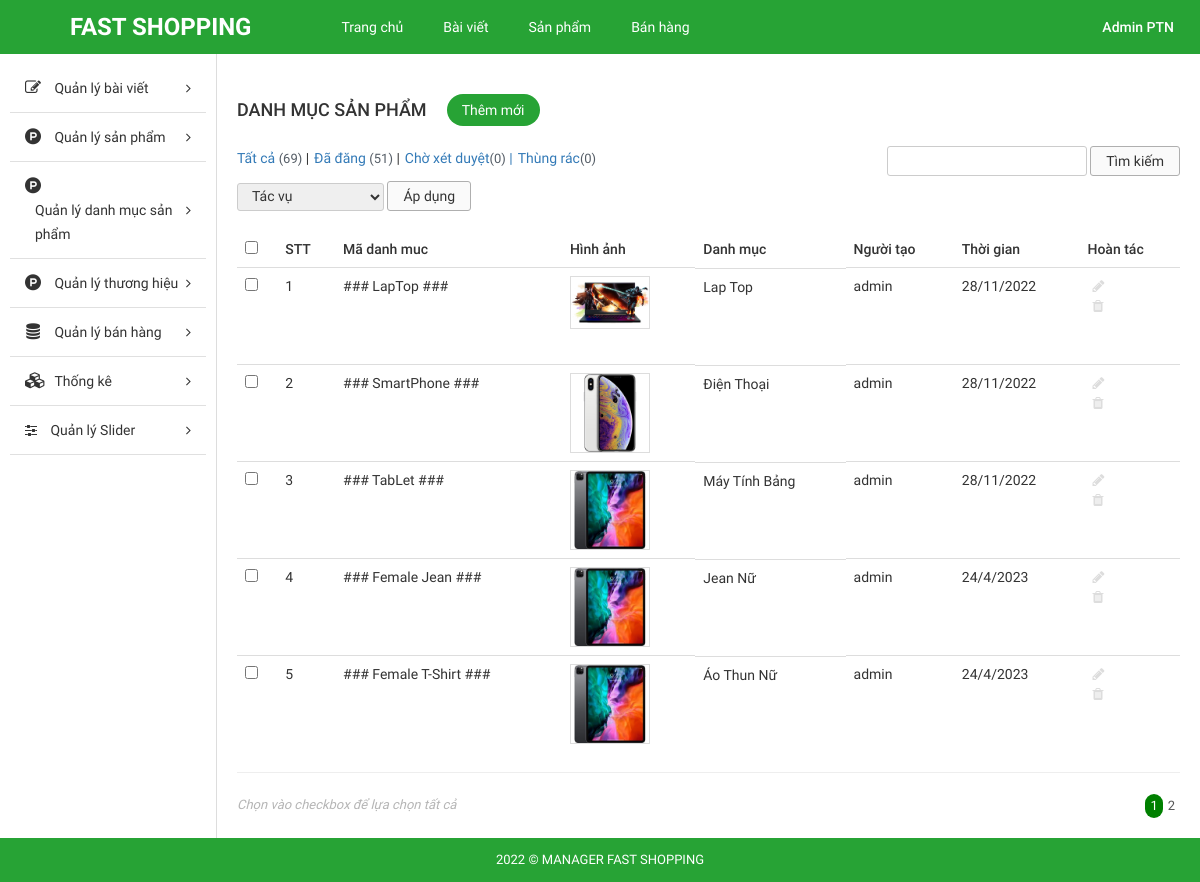
Page /Source_code/admin/index.php?modules=categorys&controllers=index&action=list (signed in) on the committed database.
### tables this page shows
CREATE TABLE `tbl_category` (
  `id` int NOT NULL AUTO_INCREMENT,
  `name` varchar(255) NOT NULL,
  `code` varchar(255) NOT NULL,
  `image` varchar(255) NOT NULL,
  `description` text NOT NULL,
  `create_date` varchar(255) NOT NULL,
  `user` varchar(255) NOT NULL,
  PRIMARY KEY (`id`)
);

### Source_code/admin/libraries/database.php (called while the page is built, shortened)
<?php
function db_query($query_string) {
    global $conn;
    $result = mysqli_query($conn, $query_string);
    return $result;
}
function db_fetch_array($query_string) {
    $result = array();
    $mysqli_result = db_query($query_string);
    while ($row = mysqli_fetch_assoc($mysqli_result)) {
        $result[] = $row;
    }
    return $result;
}

### Source_code/admin/modules/categorys/models/indexModel.php (called while the page is built, shortened)
<?php
function getAll() {
	return db_fetch_array("SELECT * FROM `tbl_category`");
}

### Source_code/admin/modules/categorys/controllers/indexController.php (called while the page is built, shortened)
<?php
function listAction() {
	$data_tmp = getAll();
	if(!empty($_GET['page'])){
		$page = $_GET['page'];
	}else{
		$page =1;
	}
	$numProduct = count($data_tmp);
	$productOnPage = 5;
	$num = ceil($numProduct/$productOnPage);
	$start = ($page - 1) * $productOnPage;
	$res =[];
	for ($i=$start; $i < $start+$productOnPage; $i++) {
		if(isset($data_tmp[$i]))
        $res[] = $data_tmp[$i];
	};
	$data = [$res, $num, $page];
	load_view('list',$data);
}

### Source_code/admin/core/router.php (called while the page is built, shortened)
<?php
$action_name = get_action().'Action';
call_function(array('construct', $action_name));

### Source_code/admin/core/appload.php (called while the page is built, shortened)
<?php
require CONFIGPATH . DIRECTORY_SEPARATOR . 'database.php';
require LIBPATH . DIRECTORY_SEPARATOR . 'database.php';
require COREPATH . DIRECTORY_SEPARATOR . 'base.php';
require COREPATH . DIRECTORY_SEPARATOR . 'router.php';

### Source_code/admin/index.php (called while the page is built, shortened)
<?php
require COREPATH.DIRECTORY_SEPARATOR.'appload.php';

### Source_code/admin/modules/categorys/views/listView.php (the view, shortened to what this page needs)
<div id="main-content-wp" class="list-product-page">
    <div class="wrap clearfix">
        <div id="content" class="fl-right">
            <div class="section" id="title-page">
                <div class="clearfix">
                    <h3 id="index" class="fl-left">Danh Mục Sản Phẩm</h3>
                    <a href="?modules=categorys&controllers=index&action=add" title="" id="add-new" class="fl-left">Thêm mới</a>
                </div>
            </div>
            <div class="section" id="detail-page">
                <div class="section-detail">
                    <div class="filter-wp clearfix">
                        <ul class="post-status fl-left">
                            <li class="all"><a href="">Tất cả <span class="count">(69)</span></a> |</li>
                            <li class="publish"><a href="">Đã đăng <span class="count">(51)</span></a> |</li>
                            <li class="pending"><a href="">Chờ xét duyệt<span class="count">(0)</span> |</a></li>
                            <li class="pending"><a href="">Thùng rác<span class="count">(0)</span></a></li>
                        </ul>
                        <form method="GET" class="form-s fl-right">
                            <input type="text" name="s" id="s">
                            <input type="submit" name="sm_s" value="Tìm kiếm">
                        </form>
                    </div>
                    <div class="actions">
                        <form method="GET" action="" class="form-actions">
                            <select name="actions">
                                <option value="0">Tác vụ</option>
                            </select>
                            <input type="submit" name="sm_action" value="Áp dụng">
                        </form>
                    </div>
                    <div class="table-responsive">
                        <table class="table list-table-wp">
                            <thead>
                                <tr>
                                    <td><input type="checkbox" name="checkAll" id="checkAll"></td>
                                    <td><span class="thead-text">STT</span></td>
                                    <td><span class="thead-text">Mã danh muc</span></td>
                                    <td><span class="thead-text">Hình ảnh</span></td>
                                    <td><span class="thead-text">Danh mục</span></td>
                                    <td><span class="thead-text">Người tạo</span></td>
                                    <td><span class="thead-text">Thời gian</span></td>
                                    <td><span class="thead-text">Hoàn tác</span></td>
                                </tr>
                            </thead>
                            <tbody>
                                <?php $i=0; if(!empty($data['0'])) foreach ($data['0'] as $key => $value) { $i++;?>
                                <tr>
                                    <td><input type="checkbox" name="checkItem" class="checkItem"></td>
                                    <td><span class="tbody-text"><?php echo $i; ?></h3></span>
                                    <td><span class="tbody-text"><?php echo $value['code']; ?></h3></span>
                                    <td>
                                        <div class="tbody-thumb">
                                            <img src="<?php echo $value['image']; ?>" alt="">
                                        </div>
                                    </td>
                                    <td class="clearfix">
                                        <div class="tb-title fl-left">
                                            <h3><?php echo $value['name']; ?></h3>
                                        </div>
                                    </td>
                                    <td><span class="tbody-text"><?php echo $value['user']; ?></span></td>
                                    <td><span class="tbody-text"><?php echo $value['create_date']; ?></span></td>
                                    <td>
                                        <ul class="list-operation ">
                                            <li><a href="?modules=categorys&contollers=index&action=edit&id=<?php echo $value['id']; ?>" title="Sửa" class="edit"><i class="fa fa-pencil" aria-hidden="true"></i></a></li>
                                            <li><a href="?modules=categorys&contollers=index&action=delete&id=<?php echo $value['id']; ?>" title="Xóa" class="delete"><i class="fa fa-trash" aria-hidden="true"></i></a></li>
                                        </ul>
                                    </td>
                                </tr>
                                <?php }; ?>
                            </tbody>
                        </table>
                        <hr>
                    </div>
                </div>
            </div>
            <div class="section" id="paging-wp">
                <div class="section-detail clearfix">
                    <p id="desc" class="fl-left">Chọn vào checkbox để lựa chọn tất cả</p>
                    <ul id="list-paging" class="fl-right">
                        <?php for ($i=1; $i <= $data['1'] ; $i++) { ?>
                        <li>
                            <a <?php if($i == $data['2']) echo 'style="background-color: green;color:white; border-radius:300px;"';  ?>  href="?modules=categorys&controllers=index&action=list&page=<?php echo $i; ?>" title=""><?php echo $i; ?></a>
                        </li>
                        <?php }; ?>
                    </ul>
                </div>
            </div>
        </div>
    </div>
</div>

### Source_code/admin/core/base.php (shortened to what this page needs)
<?php
function get_module() {
    global $config;
    $module = isset($_GET['modules']) ? $_GET['modules'] : $config['default_module'];
    return $module;
}
function call_function($list_function = array()) {
    if (is_array($list_function)) {
        foreach ($list_function as $f) {
            if (function_exists($f())) {
                $f();
            }
        }
    }
}
function load_view($name, $data_send = array()) {
    $data = $data_send;
    $path = MODULESPATH . DIRECTORY_SEPARATOR . get_module() . DIRECTORY_SEPARATOR . 'views' . DIRECTORY_SEPARATOR . $name . 'View.php';
    if (file_exists($path)) {
        require $path;
    } else {
        echo "Không tìm thấy {$path}";
    }
}
function get_header($name = '') {
    global $data;
    if (empty($name)) {
        $name = 'header';
    } else {
        $name = "header-{$name}";
    }
    $path = LAYOUTPATH . DIRECTORY_SEPARATOR . $name . '.php';
    if (file_exists($path)) {
        if (is_array($data)) {
            foreach ($data as $key => $a) {
                $$key = $a;
            }
        }
        require $path;
    } else {
        echo "Không tìm thấy {$path}";
    }
}
function get_footer($name = '') {
    global $data;
    if (empty($name)) {
        $name = 'footer';
    } else {
        $name = "footer-{$name}";
    }
    $path = LAYOUTPATH . DIRECTORY_SEPARATOR . $name . '.php';
    if (file_exists($path)) {
        if (is_array($data)) {
            foreach ($data as $key => $a) {
                $$key = $a;
            }
        }
        require $path;
    } else {
        echo "Không tìm thấy {$path}";
    }
}
function get_sidebar($name = '') {
    global $data;
    if (empty($name)) {
        $name = 'sidebar';
    } else {
        $name = "sidebar-{$name}";
    }
    $path = LAYOUTPATH . DIRECTORY_SEPARATOR . $name . '.php';
    if (file_exists($path)) {
        if (is_array($data)) {
            foreach ($data as $key => $a) {
                $$key = $a;
            }
        }
        require $path;
    } else {
        echo "Không tìm thấy {$path}";
    }
}
?>

### Source_code/admin/public/css/import/global.css (style rules this page uses)
body { font-family: "Roboto Regular"; font-size: 14px; line-height: 24px; color: #333; }
.fl-left { float: left; }
.fl-right { float: right; }
img { max-width: 100%; height: auto; display: block; }
ul li { list-style: none!important; }
a { text-decoration: none!important; }

### Source_code/admin/public/css/import/list_post.css (style rules this page uses)
#content { width: 82%; border-left: 1px solid #ddd; padding: 20px; }
#add-new { display: inline-block; color: #fff; background: #27a335; padding: 4px 15px; margin: 20px; border-radius: 20px; }
#index { font-family: 'Roboto Medium'; font-weight: normal; text-transform: uppercase; font-size: 18px; padding: 24px 0px; }
.list-table-wp thead tr td { font-family: 'Roboto Medium'; font-weight: normal; }
.list-operation li { float: left; }
.list-operation li a { display: block; padding: 0px 5px; color: #ddd; }
.tb-title { width: 75%; display: -webkit-box; -webkit-line-clamp: 1; -moz-line-clamp: 1; -o-line-clamp: 1; -webkit-box-orient: vertical; -moz-box-orient: vertical; -o-box-orient: vertical; max-height: 100%; overflow: hidden; }
.list-operation { width: 25%; }
#paging-wp #desc { font-size: 13px; color: #b5b5b5; font-style: italic; }
#list-paging li { float: left; }
#list-paging li a { display: inline-block; color: #555; font-size: 13px; padding: 0px 5px; }
.filter-wp { margin-bottom: 5px; }
.actions { margin-bottom: 20px; }
.post-status li { float: left; font-size: 14px; margin-right: 5px; }
.post-status li .count { color: #555d66; font-size: 13px; display: inline-block; }
.form-s input[type="text"], .form-actions select { border-radius: 3px; border: 1px solid #ccc; padding: 2px 10px; }
.form-s input[type="submit"], .form-actions input[type="submit"] { border-radius: 3px; border: 1px solid #afafaf; padding: 2px 15px; background: #fafafa; }
.form-actions select { padding: 4px 10px; }

### Source_code/admin/public/css/import/list_product.css (style rules this page uses)
.tbody-thumb { width: 80px; height: 80px; overflow: hidden; }
.tbody-thumb img { border: 1px solid #ddd; }

### Source_code/admin/public/css/import/menu.css (style rules this page uses)
.actions select { border-radius: 3px; border: 1px solid #ccc; padding: 4px 10px; }

### Source_code/admin/public/css/import/detail_order.css (style rules this page uses)
.table { margin-bottom: 0!important; }

### rows in the picture
tbl_category: code "### LapTop ###", image (picture), name "Lap Top", user "admin", create_date "28/11/2022"
tbl_category: code "### SmartPhone ###", image (picture), name "Điện Thoại", user "admin", create_date "28/11/2022"
tbl_category: code "### TabLet ###", image (picture), name "Máy Tính Bảng", user "admin", create_date "28/11/2022"
tbl_category: code "### Female Jean ###", image (picture), name "Jean Nữ", user "admin", create_date "24/4/2023"
tbl_category: code "### Female T-Shirt ###", image (picture), name "Áo Thun Nữ", user "admin", create_date "24/4/2023"
